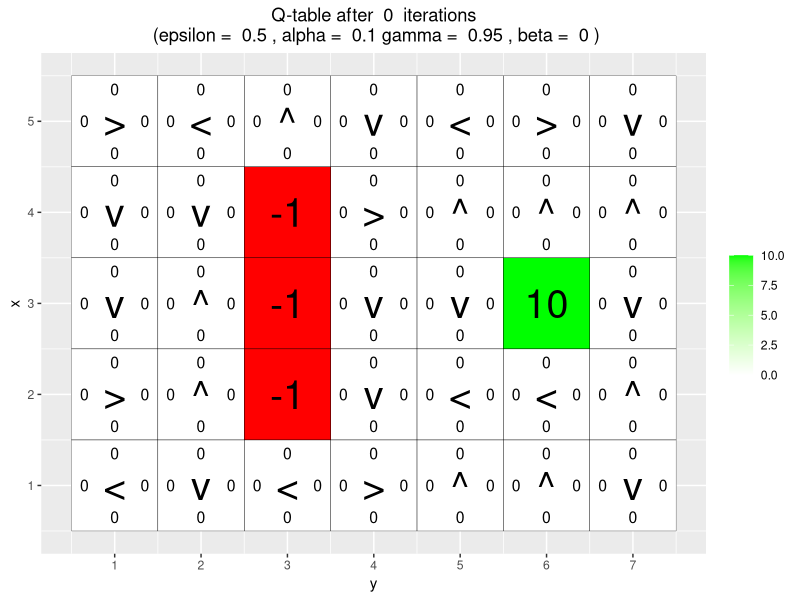
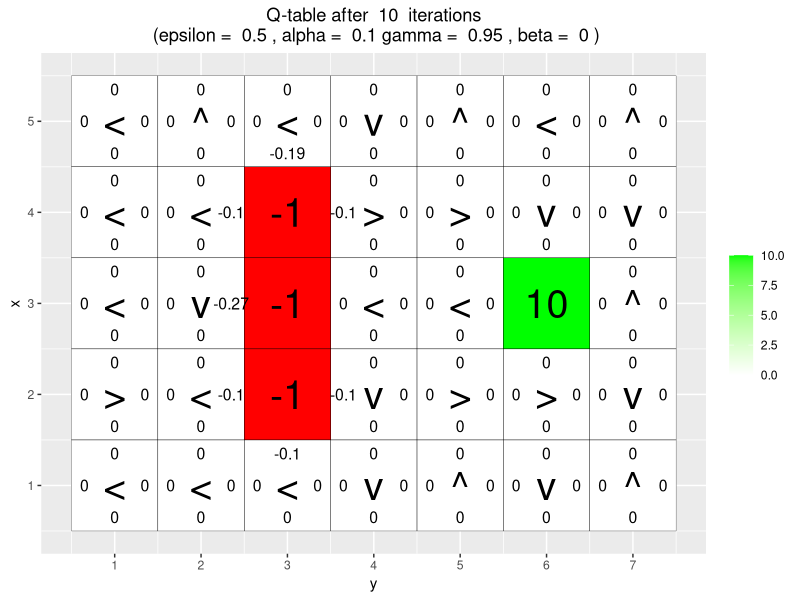
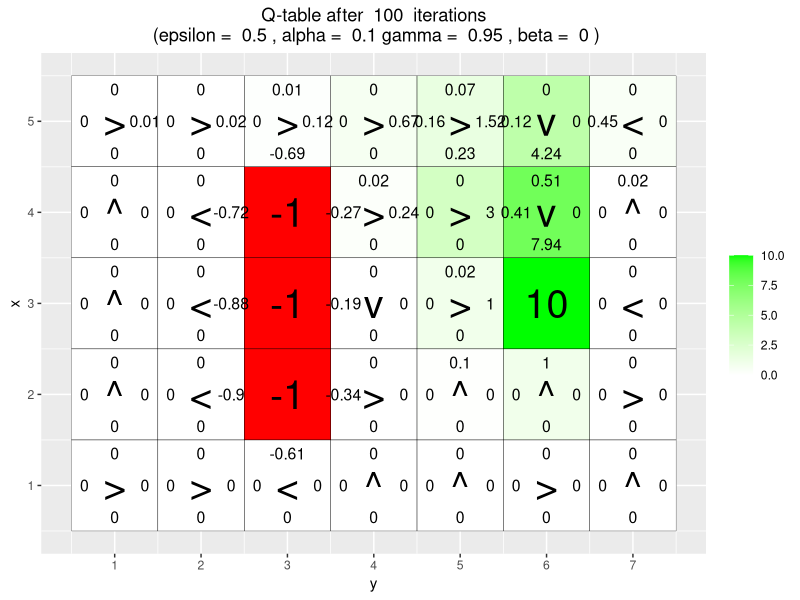
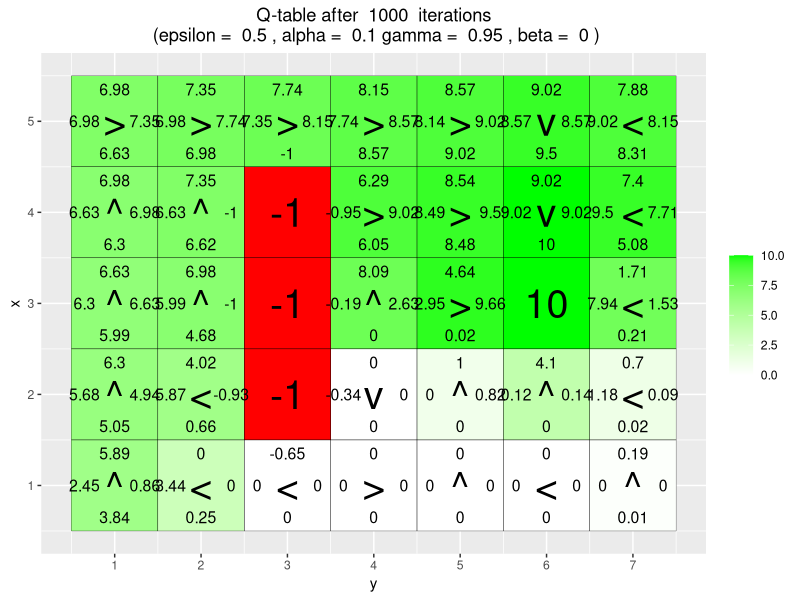
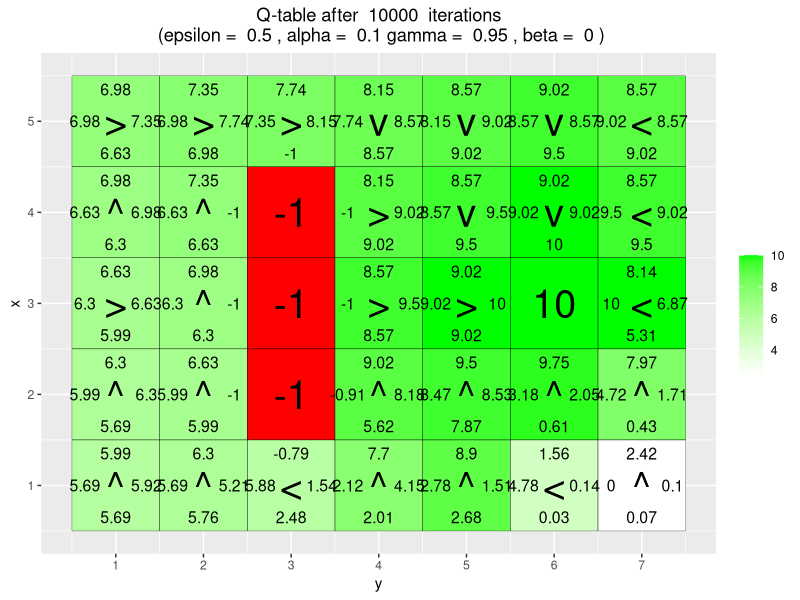
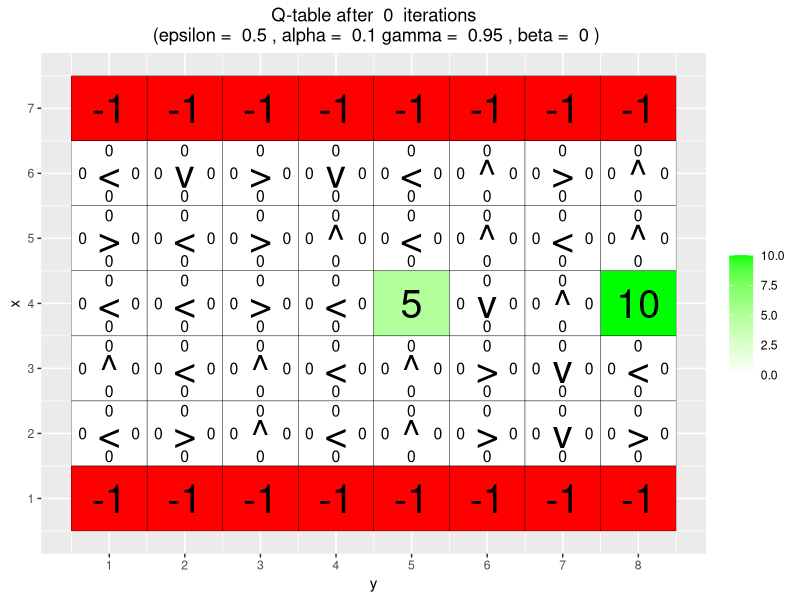
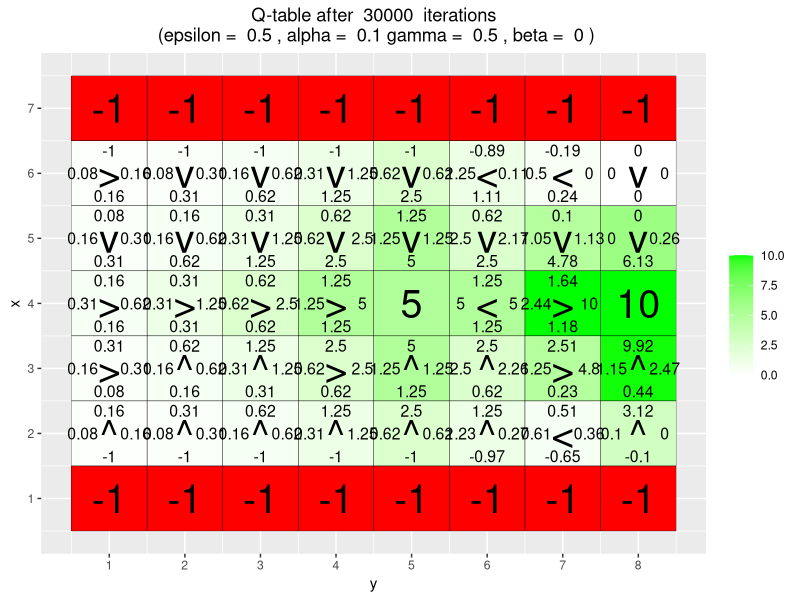
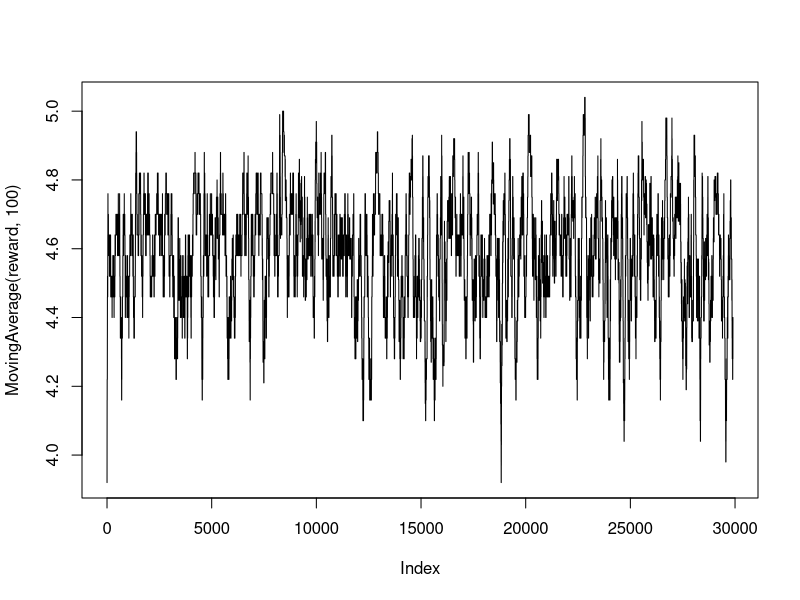

R code for these plots, in order: (Note: a time limit stopped this script after it produced the figures.)
# Install and import necessary packages
# install.packages("ggplot2")
# install.packages("vctrs")
library(ggplot2)

############################################
################ EXERCISE 1 ###############
###########################################

# Up/right/down/left for (x,y) might seem counter intuitive but the axisis are 
# opposite of what one might think
# Q-learning
arrows <- c("^", ">", "v", "<")
action_deltas <- list(c(1,0), # up
                      c(0,1), # right
                      c(-1,0), # down
                      c(0,-1)) # left

vis_environment <- function(iterations=0, epsilon = 0.5, alpha = 0.1, gamma = 0.95, beta = 0){
  
  # Visualize an environment with rewards. 
  # Q-values for all actions are displayed on the edges of each tile.
  # The (greedy) policy for each state is also displayed.
  # 
  # Args:
  #   iterations, epsilon, alpha, gamma, beta (optional): for the figure title.
  #   reward_map (global variable): a HxW array containing the reward given at each state.
  #   q_table (global variable): a HxWx4 array containing Q-values for each state-action pair.
  #   H, W (global variables): environment dimensions.
  
  df <- expand.grid(x=1:H,y=1:W)
  foo <- mapply(function(x,y) ifelse(reward_map[x,y] == 0,q_table[x,y,1],NA),df$x,df$y)
  df$val1 <- as.vector(round(foo, 2))
  foo <- mapply(function(x,y) ifelse(reward_map[x,y] == 0,q_table[x,y,2],NA),df$x,df$y)
  df$val2 <- as.vector(round(foo, 2))
  foo <- mapply(function(x,y) ifelse(reward_map[x,y] == 0,q_table[x,y,3],NA),df$x,df$y)
  df$val3 <- as.vector(round(foo, 2))
  foo <- mapply(function(x,y) ifelse(reward_map[x,y] == 0,q_table[x,y,4],NA),df$x,df$y)
  df$val4 <- as.vector(round(foo, 2))
  foo <- mapply(function(x,y) 
    ifelse(reward_map[x,y] == 0,arrows[GreedyPolicy(x,y)],reward_map[x,y]),df$x,df$y)
  df$val5 <- as.vector(foo)
  foo <- mapply(function(x,y) ifelse(reward_map[x,y] == 0,max(q_table[x,y,]),
                                     ifelse(reward_map[x,y]<0,NA,reward_map[x,y])),df$x,df$y)
  df$val6 <- as.vector(foo)
  
  print(ggplot(df,aes(x = y,y = x)) +
          scale_fill_gradient(low = "white", high = "green", na.value = "red", name = "") +
          geom_tile(aes(fill=val6)) +
          geom_text(aes(label = val1),size = 4,nudge_y = .35,na.rm = TRUE) +
          geom_text(aes(label = val2),size = 4,nudge_x = .35,na.rm = TRUE) +
          geom_text(aes(label = val3),size = 4,nudge_y = -.35,na.rm = TRUE) +
          geom_text(aes(label = val4),size = 4,nudge_x = -.35,na.rm = TRUE) +
          geom_text(aes(label = val5),size = 10) +
          geom_tile(fill = 'transparent', colour = 'black') + 
          ggtitle(paste("Q-table after ",iterations," iterations\n",
                        "(epsilon = ",epsilon,", alpha = ",alpha,"gamma = ",gamma,", beta = ",beta,")")) +
          theme(plot.title = element_text(hjust = 0.5)) +
          scale_x_continuous(breaks = c(1:W),labels = c(1:W)) +
          scale_y_continuous(breaks = c(1:H),labels = c(1:H)))
  
}

GreedyPolicy <- function(x, y){
  
  # Get a greedy action for state (x,y) from q_table.
  #
  # Args:
  #   x, y: state coordinates.
  #   q_table (global variable): a HxWx4 array containing Q-values for each state-action pair.
  # 
  # Returns:
  #   An action, i.e. integer in {1,2,3,4}.
  
  # Your code here.
  
  # The action that maximize the expected reward in the given state
  # i.e., locate x,y in our q_table and check which direction that gives the highest expected reward
  exp_reward <- q_table[x,y,] # Save expected reward for possible actions at given state
  max_value <- max(exp_reward) # Get the maximum expected reward
  max_index <- which(exp_reward == max_value) # Get the positions in exp_reward that contains the max value
  
  # Sample the action/direction with the highest exp_reward at random if we have more than 1 max
  ifelse(length(max_index) == 1, action <- max_index,action <- sample(x=c(max_index),size=1) )
  return(action) # Return a greedy action
}

EpsilonGreedyPolicy <- function(x, y, epsilon){
  
  # Get an epsilon-greedy action for state (x,y) from q_table.
  #
  # Args:
  #   x, y: state coordinates.
  #   epsilon: probability of acting randomly.
  # 
  # Returns:
  #   An action, i.e. integer in {1,2,3,4}.
  
  # Your code here.
  
  # Generates a random action
  random_action <- sample(c(1,2,3,4),size=1)
  # Extracts the action that maximize the expected return
  greedy_action <- GreedyPolicy(x,y)
  # Generate a random number between 0 and 1
  random_number <- runif(1)
  # Decision based on epsilon
  # If the randomly generated number is less than or equal to epsilon we take a random action
  # otherwise we take a greedy action
  ifelse(random_number <= epsilon, return(random_action),return(greedy_action))
}

transition_model <- function(x, y, action, beta){
  
  # Computes the new state after given action is taken. The agent will follow the action 
  # with probability (1-beta) and slip to the right or left with probability beta/2 each.
  # 
  # Args:
  #   x, y: state coordinates.
  #   action: which action the agent takes (in {1,2,3,4}).
  #   beta: probability of the agent slipping to the side when trying to move.
  #   H, W (global variables): environment dimensions.
  # 
  # Returns:
  #   The new state after the action has been taken.
  
  delta <- sample(-1:1, size = 1, prob = c(0.5*beta,1-beta,0.5*beta))
  final_action <- ((action + delta + 3) %% 4) + 1
  foo <- c(x,y) + unlist(action_deltas[final_action])
  foo <- pmax(c(1,1),pmin(foo,c(H,W)))
  
  return (foo)
}

q_learning <- function(start_state, epsilon = 0.5, alpha = 0.1, gamma = 0.95, 
                       beta = 0){
  
  # Perform one episode of Q-learning. The agent should move around in the 
  # environment using the given transition model and update the Q-table.
  # The episode ends when the agent reaches a terminal state.
  # 
  # Args:
  #   start_state: array with two entries, describing the starting position of the agent.
  #   epsilon (optional): probability of acting randomly.
  #   alpha (optional): learning rate.
  #   gamma (optional): discount factor.
  #   beta (optional): slipping factor.
  #   reward_map (global variable): a HxW array containing the reward given at each state.
  #   q_table (global variable): a HxWx4 array containing Q-values for each state-action pair.
  # 
  # Returns:
  #   reward: reward received in the episode.
  #   correction: sum of the temporal difference correction terms over the episode.
  #   q_table (global variable): Recall that R passes arguments by value. So, q_table being
  #   a global variable can be modified with the superassigment operator <<-.
  
  # Your code here.
  s <- start_state
  episode_correction <- 0
  repeat{
    # Follow policy, execute action, get reward.
    s.x <- s[1] # Save x coordinate for s
    s.y <- s[2] # Save y coordinate for s
    
    action <- EpsilonGreedyPolicy(s.x,s.y,epsilon)
    sp <- transition_model(s.x,s.y,action,beta)
    reward <- reward_map[sp[1],sp[2]]
    
    # Q-table update.
    sp.x <- sp[1] # Save x coordinate for s-prime
    sp.y <- sp[2] # Save y coordinate for s-prime
    sp.ga <- GreedyPolicy(sp.x,sp.y) # Get action that max reward for s-prime
    sp.max_q <- q_table[sp.x,sp.y,sp.ga] # Get current reward for s-prime given greedy action
    
    correction <- alpha*(reward+gamma*sp.max_q-q_table[s.x,s.y,action])
    q_table[s.x,s.y,action] <<- q_table[s.x,s.y,action] + correction # Update Q
    episode_correction <- episode_correction + correction # Increase episode correction
    s <- sp # Assign s to s-prime
    
    if(reward!=0)
      # End episode.
      return (c(reward,episode_correction))
  }
  
}

############################################
################ EXERCISE 2 ###############
###########################################

# Environment A (learning)

H <- 5
W <- 7

reward_map <- matrix(0, nrow = H, ncol = W)
reward_map[3,6] <- 10
reward_map[2:4,3] <- -1

q_table <- array(0,dim = c(H,W,4))

vis_environment()


for(i in 1:10000){
  foo <- q_learning(start_state = c(3,1))
  
  if(any(i==c(10,100,1000,10000)))
    vis_environment(i)
}

############################################
################ EXERCISE 3 ###############
###########################################

# Environment B (the effect of epsilon and gamma)

H <- 7
W <- 8

reward_map <- matrix(0, nrow = H, ncol = W)
reward_map[1,] <- -1
reward_map[7,] <- -1
reward_map[4,5] <- 5
reward_map[4,8] <- 10

q_table <- array(0,dim = c(H,W,4))

vis_environment()

MovingAverage <- function(x, n){
  
  cx <- c(0,cumsum(x))
  rsum <- (cx[(n+1):length(cx)] - cx[1:(length(cx) - n)]) / n
  
  return (rsum)
}

for(j in c(0.5,0.75,0.95)){
  q_table <- array(0,dim = c(H,W,4))
  reward <- NULL
  correction <- NULL
  
  for(i in 1:30000){
    foo <- q_learning(gamma = j, start_state = c(4,1))
    reward <- c(reward,foo[1])
    correction <- c(correction,foo[2])
  }
  
  vis_environment(i, gamma = j)
  plot(MovingAverage(reward,100),type = "l")
  plot(MovingAverage(correction,100),type = "l")
}

for(j in c(0.5,0.75,0.95)){
  q_table <- array(0,dim = c(H,W,4))
  reward <- NULL
  correction <- NULL
  
  for(i in 1:30000){
    foo <- q_learning(epsilon = 0.1, gamma = j, start_state = c(4,1))
    reward <- c(reward,foo[1])
    correction <- c(correction,foo[2])
  }
  
  vis_environment(i, epsilon = 0.1, gamma = j)
  plot(MovingAverage(reward,100),type = "l")
  plot(MovingAverage(correction,100),type = "l")
}

############################################
################ EXERCISE 4 ###############
###########################################

# Environment C (the effect of beta).

H <- 3
W <- 6

reward_map <- matrix(0, nrow = H, ncol = W)
reward_map[1,2:5] <- -1
reward_map[1,6] <- 10

q_table <- array(0,dim = c(H,W,4))

vis_environment()

for(j in c(0,0.2,0.4,0.66)){
  q_table <- array(0,dim = c(H,W,4))
  
  for(i in 1:10000)
    foo <- q_learning(gamma = 0.6, beta = j, start_state = c(1,1))
  
  vis_environment(i, gamma = 0.6, beta = j)
}
